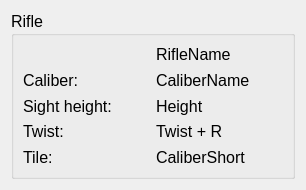
<?xml version="1.0" encoding="UTF-8"?>
<ui version="4.0">
 <class>catalogRifleInfo</class>
 <widget class="QWidget" name="catalogRifleInfo">
  <property name="geometry">
   <rect>
    <x>0</x>
    <y>0</y>
    <width>306</width>
    <height>190</height>
   </rect>
  </property>
  <property name="maximumSize">
   <size>
    <width>16777215</width>
    <height>190</height>
   </size>
  </property>
  <property name="windowTitle">
   <string>Form</string>
  </property>
  <layout class="QGridLayout" name="gridLayout">
   <item row="0" column="0">
    <widget class="QGroupBox" name="rifleGroupBox">
     <property name="sizePolicy">
      <sizepolicy hsizetype="Expanding" vsizetype="Preferred">
       <horstretch>0</horstretch>
       <verstretch>0</verstretch>
      </sizepolicy>
     </property>
     <property name="minimumSize">
      <size>
       <width>0</width>
       <height>0</height>
      </size>
     </property>
     <property name="font">
      <font>
       <pointsize>12</pointsize>
       <underline>false</underline>
       <kerning>true</kerning>
      </font>
     </property>
     <property name="styleSheet">
      <string notr="true"/>
     </property>
     <property name="title">
      <string>Rifle</string>
     </property>
     <property name="alignment">
      <set>Qt::AlignLeading|Qt::AlignLeft|Qt::AlignTop</set>
     </property>
     <layout class="QGridLayout" name="gridLayout_3">
      <item row="2" column="2">
       <widget class="QLabel" name="sh">
        <property name="text">
         <string>Height</string>
        </property>
       </widget>
      </item>
      <item row="0" column="2">
       <widget class="QLabel" name="rifleName">
        <property name="text">
         <string>RifleName</string>
        </property>
       </widget>
      </item>
      <item row="1" column="0">
       <widget class="QLabel" name="label_25">
        <property name="sizePolicy">
         <sizepolicy hsizetype="Preferred" vsizetype="Expanding">
          <horstretch>0</horstretch>
          <verstretch>0</verstretch>
         </sizepolicy>
        </property>
        <property name="minimumSize">
         <size>
          <width>120</width>
          <height>0</height>
         </size>
        </property>
        <property name="font">
         <font>
          <pointsize>12</pointsize>
         </font>
        </property>
        <property name="text">
         <string>Caliber:</string>
        </property>
       </widget>
      </item>
      <item row="2" column="0">
       <widget class="QLabel" name="label_69">
        <property name="sizePolicy">
         <sizepolicy hsizetype="Preferred" vsizetype="Expanding">
          <horstretch>0</horstretch>
          <verstretch>0</verstretch>
         </sizepolicy>
        </property>
        <property name="minimumSize">
         <size>
          <width>120</width>
          <height>0</height>
         </size>
        </property>
        <property name="font">
         <font>
          <pointsize>12</pointsize>
         </font>
        </property>
        <property name="text">
         <string>Sight height:</string>
        </property>
       </widget>
      </item>
      <item row="1" column="2">
       <widget class="QLabel" name="caliber">
        <property name="text">
         <string>CaliberName</string>
        </property>
       </widget>
      </item>
      <item row="5" column="2">
       <widget class="QLabel" name="caliberShort">
        <property name="text">
         <string>CaliberShort</string>
        </property>
       </widget>
      </item>
      <item row="4" column="0">
       <widget class="QLabel" name="label_70">
        <property name="sizePolicy">
         <sizepolicy hsizetype="Preferred" vsizetype="Expanding">
          <horstretch>0</horstretch>
          <verstretch>0</verstretch>
         </sizepolicy>
        </property>
        <property name="minimumSize">
         <size>
          <width>120</width>
          <height>0</height>
         </size>
        </property>
        <property name="font">
         <font>
          <pointsize>12</pointsize>
         </font>
        </property>
        <property name="text">
         <string>Twist:</string>
        </property>
       </widget>
      </item>
      <item row="5" column="0">
       <widget class="QLabel" name="label_26">
        <property name="sizePolicy">
         <sizepolicy hsizetype="Preferred" vsizetype="Expanding">
          <horstretch>0</horstretch>
          <verstretch>0</verstretch>
         </sizepolicy>
        </property>
        <property name="minimumSize">
         <size>
          <width>120</width>
          <height>0</height>
         </size>
        </property>
        <property name="font">
         <font>
          <pointsize>12</pointsize>
         </font>
        </property>
        <property name="text">
         <string>Tile:</string>
        </property>
       </widget>
      </item>
      <item row="4" column="2">
       <widget class="QLabel" name="twist">
        <property name="text">
         <string>Twist + R</string>
        </property>
       </widget>
      </item>
     </layout>
    </widget>
   </item>
  </layout>
 </widget>
 <resources/>
 <connections/>
</ui>
